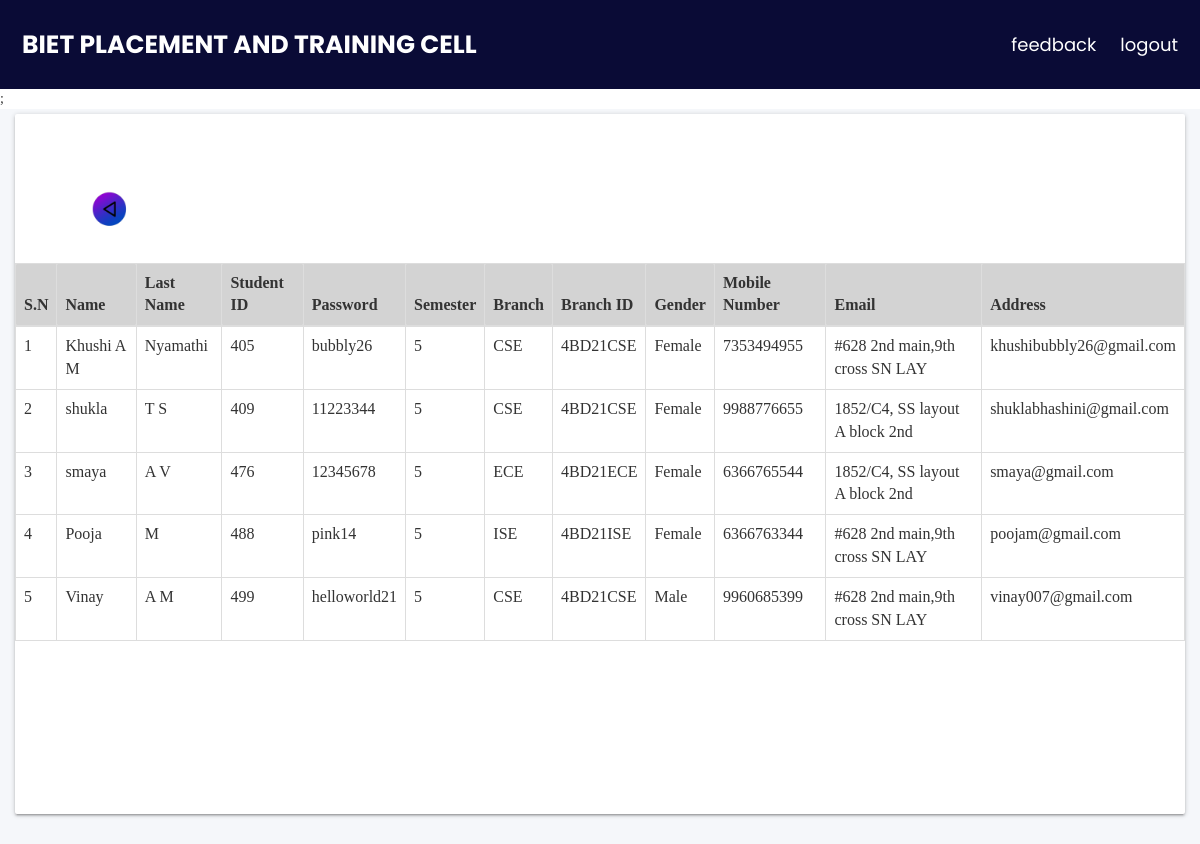
The page /view.php on the database its author committed.
### tables this page shows
CREATE TABLE `student` (
  `name` varchar(20) NOT NULL,
  `lname` varchar(15) NOT NULL,
  `sid` varchar(10) NOT NULL,
  `pass` varchar(15) NOT NULL,
  `sem` int(3) NOT NULL,
  `branch` varchar(25) NOT NULL,
  `bid` varchar(10) NOT NULL,
  `gender` varchar(10) NOT NULL,
  `phone` varchar(10) NOT NULL,
  `address` varchar(30) NOT NULL,
  `email` varchar(25) NOT NULL
);

### view.php (the view, shortened to what this page needs)
<?php
include("templates/header.php");
?>
<!DOCTYPE html>
<html>
<head>
  <link rel="stylesheet" href="https://maxcdn.bootstrapcdn.com/bootstrap/3.4.1/css/bootstrap.min.css">
</head>
<body>
<font face='Nunito Sans'>;
<section class="intro">
  <div class="bg-image h-100" style="background-color: #f5f7fa;">
    <div class="mask d-flex align-items-center h-100">
      <div class="container">
        <div class="row justify-content-center">
          <div class="col-12">
            <div class="card">
              <div class="card-body p-0">
                <div class="table-responsive table-scroll" data-mdb-perfect-scrollbar="true" style="position: relative; height: 700px">
                  <table class="table table-striped mb-0">
    <div class="div-img">
    <a href="a_app.php"><img src="images/back.png"></a>
    </div>
      <table class="table table-bordered" border="2">
       <thead>
        <tr bgcolor="#D3D3D3">
         <th>S.N</th>
         <th>Name</th>
         <th>Last Name </th>
         <th>Student ID </th>
         <th>Password </th>
         <th>Semester </th>
         <th>Branch </th>
         <th>Branch ID </th>
         <th>Gender</th>
         <th>Mobile Number</th>
         <th>Email</th>
         <th>Address</th>
    </thead>
    <tbody>
    <?php
     $conn = mysqli_connect("localhost", "root", "", "placement");
     $query="select * from student";
     $r=mysqli_query($conn,$query);
     $sn=1;
     while($row=mysqli_fetch_row($r))
     {
          echo "<tr>";  echo "<td>";
          echo $sn; echo "</td>";
          $sn++;
         echo "<td>";
         echo $row[0]; echo "</td>";
         echo "<td>";
         echo $row[1]; echo "</td>";
         echo "<td>";
         echo $row[2]; echo "</td>";
         echo "<td>";
         echo $row[3]; echo "</td>";
         echo "<td>";
         echo $row[4]; echo "</td>";
         echo "<td>";
         echo $row[5]; echo "</td>";
         echo "<td>";
         echo $row[6]; echo "</td>";
         echo "<td>";
         echo $row[7]; echo "</td>";
         echo "<td>";
         echo $row[8]; echo "</td>";
         echo "<td>";
         echo $row[9]; echo "</td>";
         echo "<td>";
         echo $row[10]; echo "</td>";
     }
 ?>
</tr>
</table>
    </font>
</body>
</html>
</body>
</html>

### view.php (style rules this page uses)
.div-img { display:flex; padding-top:5%; padding-left:5%; }
img { transition: transform .2s; width:70px; height:70px; }

### rows shown on the page
student: name "Khushi A M", lname "Nyamathi", sid "405", pass "bubbly26", sem "5", branch "CSE", bid "4BD21CSE", gender "Female", phone "7353494955", address "#628 2nd main,9th cross SN LAY", email "khushibubbly26@gmail.com"
student: name "shukla", lname "T S", sid "409", pass "11223344", sem "5", branch "CSE", bid "4BD21CSE", gender "Female", phone "9988776655", address "1852/C4, SS layout A block 2nd", email "shuklabhashini@gmail.com"
student: name "smaya", lname "A V", sid "476", pass "12345678", sem "5", branch "ECE", bid "4BD21ECE", gender "Female", phone "6366765544", address "1852/C4, SS layout A block 2nd", email "smaya@gmail.com"
student: name "Pooja", lname "M", sid "488", pass "pink14", sem "5", branch "ISE", bid "4BD21ISE", gender "Female", phone "6366763344", address "#628 2nd main,9th cross SN LAY", email "poojam@gmail.com"
student: name "Vinay", lname "A M", sid "499", pass "helloworld21", sem "5", branch "CSE", bid "4BD21CSE", gender "Male", phone "9960685399", address "#628 2nd main,9th cross SN LAY", email "vinay007@gmail.com"
